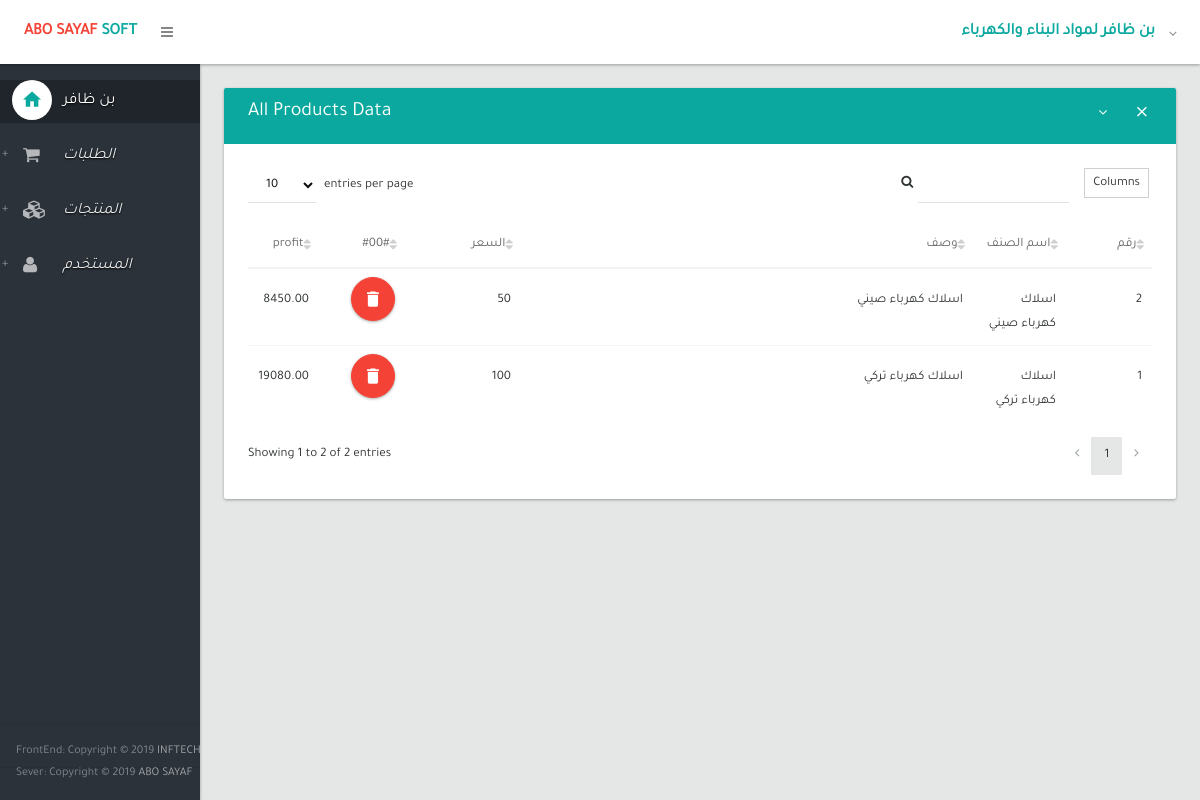
The page /products (signed in) on the database as committed earlier.
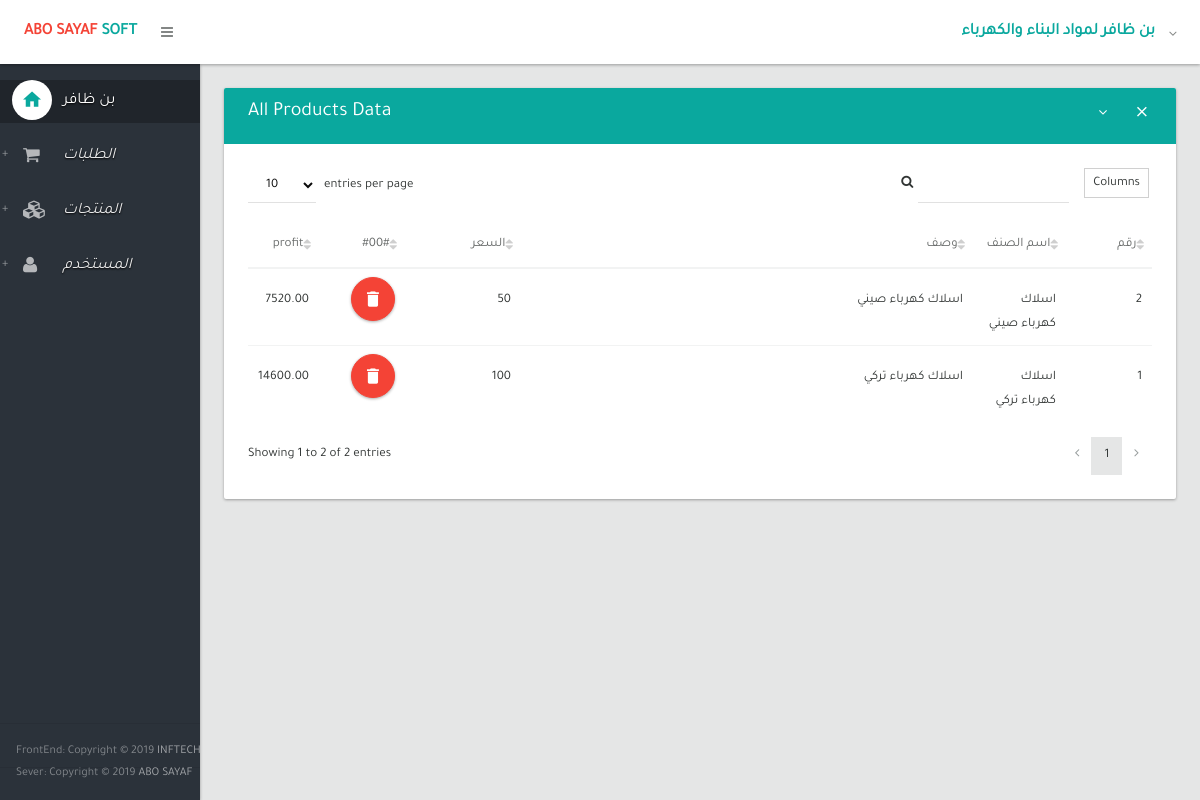
The same page on the database as committed later.
### inventory/models.py (models this page shows, shortened)
class Product(models.Model):
    category = models.ForeignKey(Category,related_name='product',on_delete=models.CASCADE)
    product_name = models.CharField(max_length=200, db_index=True)
    slug = models.SlugField(max_length=200,db_index=True)
    product_details = models.TextField()
    price= models.IntegerField()
    price_out= models.IntegerField()
    active = models.IntegerField(default='1')
    stock = models.PositiveIntegerField()
    available = models.BooleanField(default=True)
    created = models.DateTimeField(auto_now_add=True)
    updated = models.DateTimeField(auto_now=True)
    class Meta:
            ordering = ('-created',)
            index_together = (('id','slug'),)
            verbose_name = "Product"
            verbose_name_plural = "Products"
    def get_profit(self):
        expenses = self.price * self.stock
        revenue =  sum(item.get_cost() for item in self.order_items.all())
        profit =   expenses - revenue
        return profit

class OrderItem(models.Model):
    order       = models.ForeignKey(Oorder,related_name='items',on_delete=models.CASCADE)
    product     = models.ForeignKey(Product,related_name='order_items',on_delete=models.CASCADE)
    price       = models.DecimalField(max_digits=10,decimal_places=2)
    quantity    = models.PositiveIntegerField(default=1)
    created     = models.DateTimeField(auto_now_add=True)
    updated     = models.DateTimeField(auto_now=True)
    class Meta:
        verbose_name = "OrderItem"
        verbose_name_plural = "OrderItems"
    def get_cost(self):
        return self.price * self.quantity

### inventory/views.py (the view)
# urls.py: url(r'^products$', my_order.index_product, name='home_product'),
@login_required
def index_product(request):
    products = Product.objects.filter(available=True)
    return render(request, 'index_product.html', {'products': products})

### templates/index_product.html (shortened to what this page needs)
{% extends 'layout.html' %}
{% block body %}
                <section>
                    <div class="section-body">
                        <div class="row">
                            <div class="col-lg-12">
                                <div class="card">
                                    <div class="card-head style-primary">
                                        <header>All Products Data</header>
                                        <div class="tools">
                                            <a class="btn btn-icon-toggle btn-collapse"><i class="fa fa-angle-down"></i></a>
                                            <a class="btn btn-icon-toggle btn-close"><i class="md md-close"></i></a>
                                        </div>
                                    </div>
                                    <div class="card-body">
                                        <div class="table-respone">
                                            <table id="datatable1" class="table  order-column hover">
                                                <thead>
                                                    <tr>
                                                        <th width="70px">رقم</th>
                                                        <th>اسم الصنف</th>
                                                        <th width="50%"> وصف</th>
                                                        <th width="100px">السعر</th>
                                                        <th width="70px">#00#</th>
                                                        <th>profit</th>
                                                    </tr>
                                                </thead>
                                                <tbody>
                                                    {% for product in products %}
                                                        <tr class="gradeX">
                                                            <td>{{ product.id }}</td>
                                                            <td>{{ product.product_name }}</td>
                                                            <td>{{ product.product_details }}</td>
                                                            <td>{{ product.price }}</td>
                                                            <td>
                                                                <a href="{% url 'delete_product' product.id %}" class="btn ink-reaction btn-floating-action btn-danger" onclick="return confirm('Are you sure you want to delete this?')"><i class="md md-delete"></i> </a>
                                                            </td>
                                                            <td>{{ product.get_profit}}</td>
                                                        </tr>
                                                    {% endfor %}
                                                </tbody>
                                            </table>
                                        </div>
                                    </div>
                                </div>
                            </div>
                        </div>
                    </div>
                </section>
{% endblock %}

Rows that differ between the two databases and show on the page:
changed Product "اسلاك كهرباء صيني": get_profit "8450.00" → "7520.00"
changed Product "اسلاك كهرباء تركي": get_profit "19080.00" → "14600.00"
